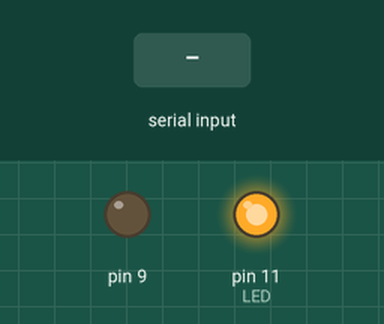
Recording of a sketch running on a simulated Arduino Uno, built with avr-gcc and run on an emulated ATmega328P. Shown: output pins drawn as LEDs (lit = HIGH). Inputs (shaded band) come from the test bench.

Above: at 2.0 s.
2.1 s: "x" received over Serial
At 2.25 s:
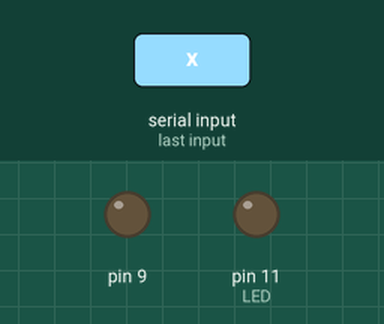
At 3.15 s:
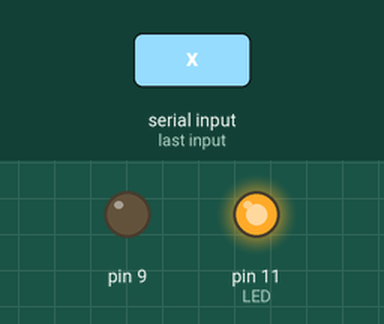
Timing chart, 0 to 31.2 s (numbered marks = the images above; inputs shaded):
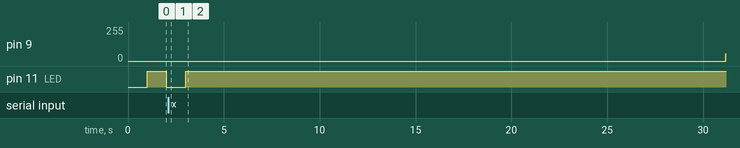

Measured:
- after the input at 2.1 s, pin 9: stays 0/255 (without the input it goes to 180/255 after 4.8 s); pin 11 (LED): goes on until 3.0 s, then stays HIGH

The sketch:

tema6b.ino
```cpp
#include <TimerOne.h>
#define PARPADEO_OK   1000000
#define PARPADEO_ERR  50000
#define LED 11

void setup() {
  pinMode(LED, OUTPUT);
  Timer1.initialize(100); // Inicializamos Temporizador 1.
  Timer1.attachInterrupt(parpadea); // Función asociada al desbordamiento.
  Serial.begin(9600);
}

void parpadea() {
  static unsigned long contador=0;
  contador++;
  if (contador > PARPADEO_OK / 100){
    contador=0;
    digitalWrite(11, !digitalRead(11));
  }
}

void loop() {
  for (int i = 0; i < 1023; i++) {
    Timer1.pwm(9, i);
    delay(1);
  }
  if (Serial.available() > 0) {
    if (Serial.read() == 'x')
      Timer1.setPeriod(PARPADEO_ERR);
    else
      Timer1.setPeriod(PARPADEO_OK);
  }
}
```
